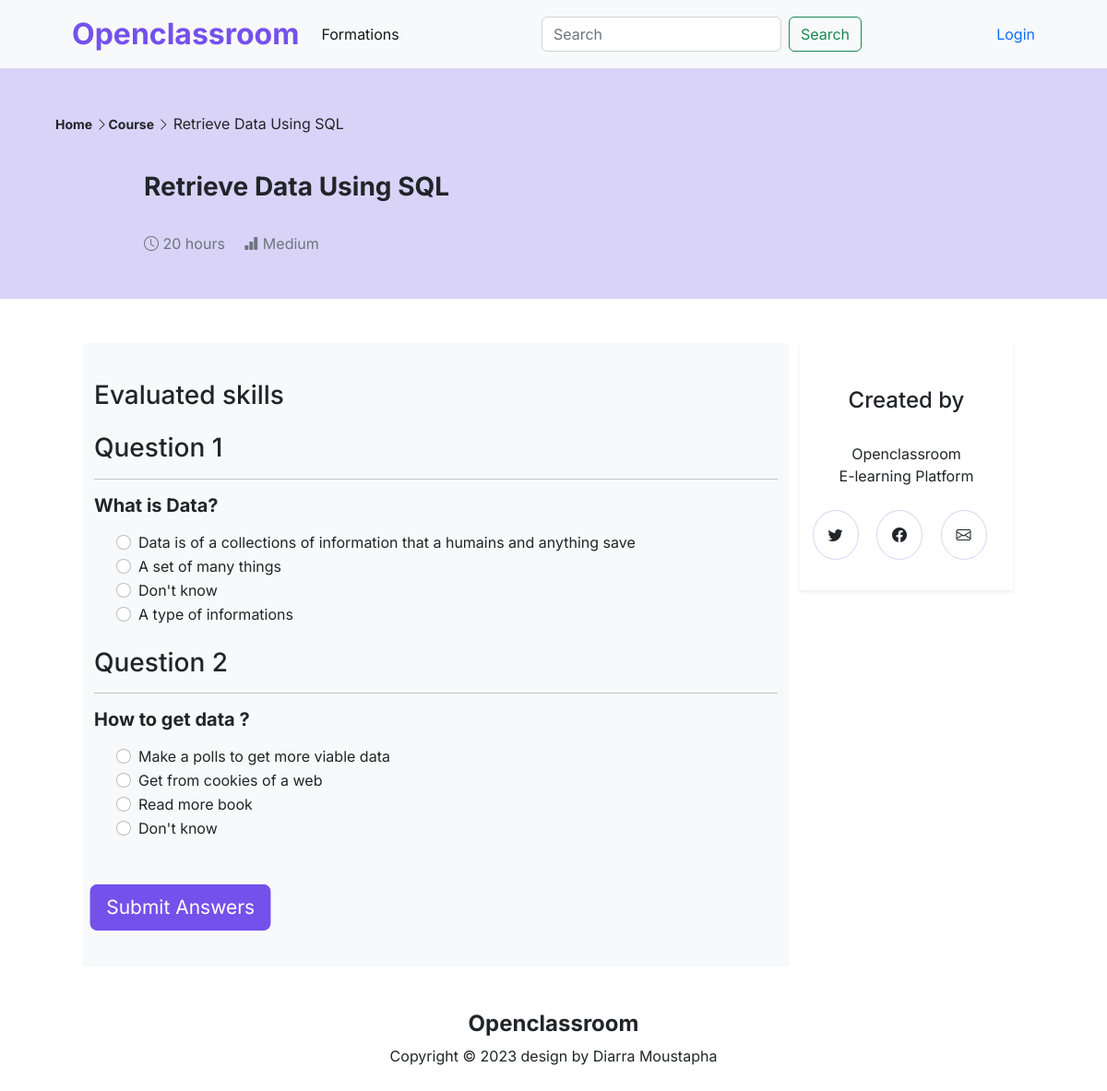
Screenshot of /student/start_examen/6/ with the database file from the repository.
### formation/models.py (models this page shows, shortened)
class Course(models.Model):
    LEVEL = (
        ('EASY', 'Easy'),
        ('MEDIUM', 'Medium'),
        ('HARD', 'Hard'),
    )
    owner = models.ForeignKey(User, on_delete=models.CASCADE)
    subject = models.ForeignKey(
        Subject, on_delete=models.CASCADE, related_name='courses')
    title = models.CharField(max_length=300)
    slug = models.SlugField(max_length=300)
    overview = CKEditor5Field('Overview', config_name='extends')
    description = CKEditor5Field('Description', config_name='extends')
    thumbnail = models.ImageField(
        upload_to='Course_img/', null=True, blank=True)
    thumbnail_url = models.URLField(max_length=600, null=True, blank=True)
    level = models.CharField(max_length=20, choices=LEVEL)
    learn_hours = models.IntegerField()
    created = models.DateField(auto_now_add=True)
    updated = models.DateField(auto_now=True)
    students = models.ManyToManyField(
        User, related_name='formation_joined', blank=True)
    total_score = models.PositiveIntegerField(default=0)
    class Meta:
        ordering = ['-created']

class Question(models.Model):
    OPTION_CHOICE = (
        ('Option_1', 'Option_1'),
        ('Option_2', 'Option_2'),
        ('Option_3', 'Option_3'),
        ('Option_4', 'Option_4'),
    )
    course = models.ForeignKey(
        Course, on_delete=models.CASCADE, related_name='questions')
    mark = models.PositiveIntegerField()
    question = models.CharField(max_length=1000)
    option_1 = models.CharField(max_length=1000)
    option_2 = models.CharField(max_length=1000)
    option_3 = models.CharField(max_length=1000)
    option_4 = models.CharField(max_length=1000)
    answer = models.CharField(max_length=20, choices=OPTION_CHOICE)

### students/views.py (the view, shortened to what this page needs)
# urls.py: path('start_examen/<pk>/', views.StudentExaminationView.as_view(),
class StudentExaminationView(TemplateResponseMixin, View):
    template_name = 'students/examens/examination.html'
    course = None
    def get(self, request, pk):
        self.course = get_object_or_404(Course, id=pk)
        questions = Question.objects.filter(course=self.course)
        return self.render_to_response({'course': self.course, 'questions': questions})

### formation/templatetags/has_group.py (called while the page is built)
@register.filter
def has_group(user, group_name):
    return user.groups.filter(name=group_name).exists()

### templates/students/examens/examination.html (shortened to what this page needs)
{% extends "base.html" %}
{% load static %}
{% block content %}
<section id="detail" class="detail">
  <header class="detail-header p-5">
    <div class="container d-flex flex-column justify-content-between">
      <div>
        <small class="fw-bold"
          >Home <i class="bi bi-chevron-right"></i>Course
          <i class="bi bi-chevron-right fw-bold"></i>
        </small>
        <span>{{ course.title }}</span>
      </div>
      <br />
      <div class="detail-title mt-3">
        <h3>{{ course.title }}</h3>
        <br />
        <div class="detail-icons">
          <span class="text-secondary"
            ><i class="bi bi-clock"></i> {{ course.learn_hours}} hours
          </span>
          <span class="ms-3 text-secondary">
            <i class="bi bi-bar-chart-fill"></i>
            {{ course.get_level_display }}</span
          >
        </div>
      </div>
    </div>
  </header>
  <div class="container">
    <div class="row mt-5 mx-5">
      <div class="col-lg-9 bg-light">
        <div class="row my-3 align-items-center">
          <form
            action="{% url 'student_calculate_marks' course.id %}"
            method="post"
          >
            <br />
            <h3 class="">Evaluated skills</h3>
            {% for q in questions %}
            <h3 class="mt-4">Question {{ forloop.counter }}</h3>
            <hr />
            <h5 class="fw-bold my-3">{{ q.question }}</h5>
            <div class="col-12">
              <div class="form-check mx-4">
                <input
                  class="form-check-input"
                  type="radio"
                  name="{{ forloop.counter }}"
                  id="option_1_{{ q.id }}"
                  value="Option_1"
                />
                <label class="form-check-label" for="option_1_{{ q.id }}">
                  {{ q.option_1 }}
                </label>
              </div>
            </div>
            <div class="col-12">
              <div class="form-check mx-4">
                <input
                  class="form-check-input"
                  type="radio"
                  name="{{ forloop.counter }}"
                  id="option_2_{{ q.id }}"
                  value="Option_2"
                />
                <label class="form-check-label" for="option_2_{{ q.id }}">
                  {{ q.option_2 }}
                </label>
              </div>
            </div>
            <div class="col-12">
              <div class="form-check mx-4">
                <input
                  class="form-check-input"
                  type="radio"
                  name="{{ forloop.counter }}"
                  id="option_3_{{ q.id }}"
                  value="Option_3"
                />
                <label class="form-check-label" for="option_3_{{ q.id }}">
                  {{ q.option_3 }}
                </label>
              </div>
            </div>
            <div class="col-12">
              <div class="form-check mx-4">
                <input
                  class="form-check-input"
                  type="radio"
                  name="{{ forloop.counter }}"
                  id="option_4_{{ q.id }}"
                  value="Option_4"
                />
                <label class="form-check-label" for="option_4_{{ q.id }}">
                  {{ q.option_4 }}
                </label>
              </div>
            </div>
            {% endfor %}
            <input
              type="submit"
              class="btn btn-violet-fill btn-lg mt-5"
              value="Submit Answers"
            />
          </form>
        </div>
        <br />
      </div>
      <div class="col-lg-3 text-center">
        <div class="shadow-sm">
          <div class="py-5">
            <h4>Created by</h4>
            <br />
            <span>{{ course.owner.username }}</span><br />
            <span>E-learning Platform</span>
            <br /><br />
            <div class="social">
              <span><i class="bi bi-twitter"></i></span>
              <span><i class="bi bi-facebook"></i></span>
              <span><i class="bi bi-envelope"></i></span>
            </div>
          </div>
        </div>
      </div>
    </div>
  </div>
</section>
{% endblock content %}

### formation/static/css/style.css (style rules this page uses)
* { font-family: "Inter", sans-serif; }
.btn-violet-fill { background-color: #7451eb; color: #fff; transform: scale(1.05); }
.detail-header { background-color: #dad3f8; }
.detail-title { margin-left: 6rem; }
.detail-title h3 { font-weight: 700; }
.detail .social { margin-top: 1rem; }
.detail .social span { border: 1px solid #dad3f8; border-radius: 50%; margin-right: 15px; padding: 1rem; }

### rows the page displays
Course: title "Retrieve Data Using SQL", learn_hours "20", level "Medium", owner.username "Openclassroom"
Question: question "What is Data?", option_1 "Data is of a collections of information that a humains and anything save", option_2 "A set of many things", option_3 "Don't know", option_4 "A type of informations"
Question: question "How to get data ?", option_1 "Make a polls to get more viable data", option_2 "Get from cookies of a web", option_3 "Read more book", option_4 "Don't know"
